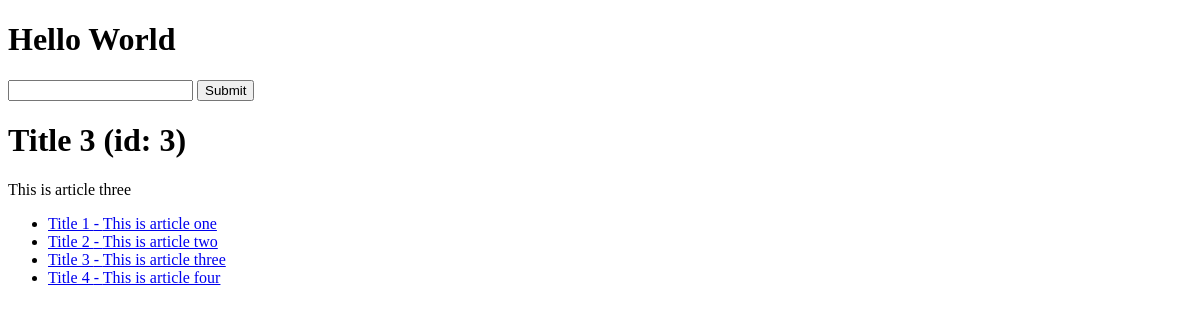
/, run on an earlier commit of the app's database.
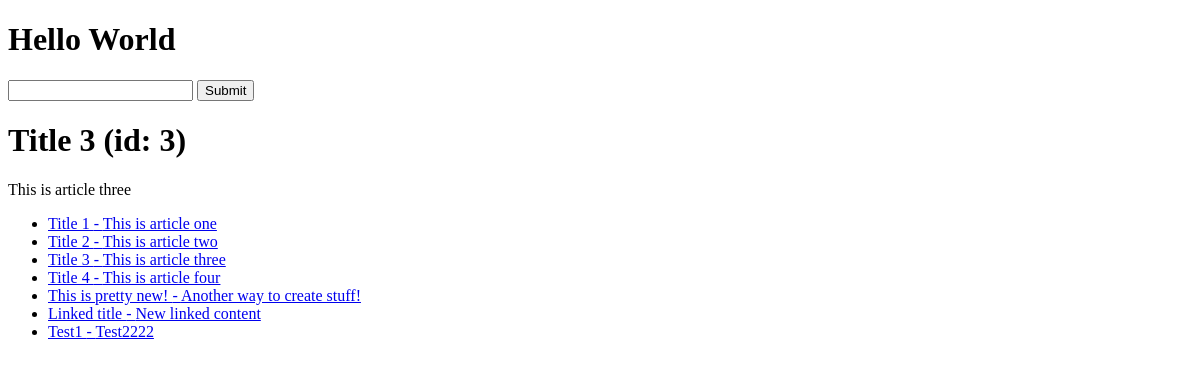
And on a later commit of the database.
### articles/models.py (models this page shows)
class Article(models.Model):
    title = models.TextField()
    content = models.TextField()

### trydjango/views.py (the view)
# urls.py: path('', home_view),
def home_view(request, *args, **kwargs):
    random_article_id = random.randint(1, 4)
    article_obj = Article.objects.get(id=random_article_id)
    article_query_set = Article.objects.all()
    context = {
        "object_list": article_query_set,
        "article_obj": article_obj,
        "title": article_obj.title,
        "id": article_obj.id,
        "content": article_obj.content
    }
    HTML_STRING = render_to_string('home-view.html', context=context)
    return HttpResponse(HTML_STRING)

### templates/home-view.html
{% extends "base.html" %}
{% block content %}
<h1>{{ article_obj.title }} (id: {{ id }})</h1>
<p>{{content}}</p>
<ul>
    {% for value in object_list %}
        {% if value.title %}
            <li><a href='/articles/{{value.id}}/'>{{value.title}} - {{value.content}}</a></li>
        {% endif %}
    {% endfor %}
</ul>
{% endblock content %}

What changed in the data, as far as the page shows it:
added Article: title "This is pretty new!", content "Another way to create stuff!"
added Article: title "Linked title", content "New linked content"
added Article: title "Test1", content "Test2222"
